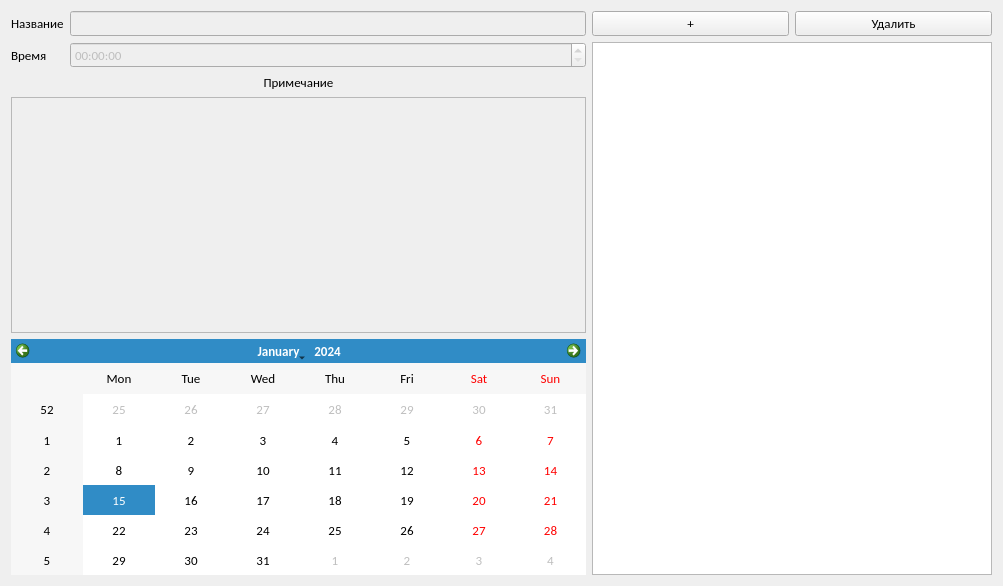
<?xml version="1.0" encoding="UTF-8"?>
<ui version="4.0">
 <class>Form</class>
 <widget class="QWidget" name="Form">
  <property name="geometry">
   <rect>
    <x>0</x>
    <y>0</y>
    <width>1003</width>
    <height>586</height>
   </rect>
  </property>
  <property name="windowTitle">
   <string>Form</string>
  </property>
  <layout class="QGridLayout" name="gridLayout">
   <item row="0" column="0">
    <widget class="QLabel" name="name_label">
     <property name="font">
      <font>
       <family>Calibri</family>
       <pointsize>10</pointsize>
      </font>
     </property>
     <property name="text">
      <string>Название</string>
     </property>
    </widget>
   </item>
   <item row="0" column="1">
    <widget class="QLineEdit" name="name_line">
     <property name="enabled">
      <bool>false</bool>
     </property>
     <property name="font">
      <font>
       <family>Calibri</family>
       <pointsize>10</pointsize>
      </font>
     </property>
    </widget>
   </item>
   <item row="0" column="2">
    <widget class="QPushButton" name="add_btn">
     <property name="font">
      <font>
       <family>Calibri</family>
       <pointsize>10</pointsize>
      </font>
     </property>
     <property name="cursor">
      <cursorShape>PointingHandCursor</cursorShape>
     </property>
     <property name="text">
      <string>+</string>
     </property>
    </widget>
   </item>
   <item row="0" column="3">
    <widget class="QPushButton" name="del_btn">
     <property name="font">
      <font>
       <family>Calibri</family>
       <pointsize>10</pointsize>
      </font>
     </property>
     <property name="cursor">
      <cursorShape>PointingHandCursor</cursorShape>
     </property>
     <property name="text">
      <string>Удалить</string>
     </property>
    </widget>
   </item>
   <item row="1" column="0">
    <widget class="QLabel" name="time_label">
     <property name="font">
      <font>
       <family>Calibri</family>
       <pointsize>10</pointsize>
      </font>
     </property>
     <property name="text">
      <string>Время</string>
     </property>
    </widget>
   </item>
   <item row="1" column="1">
    <widget class="QTimeEdit" name="time_line">
     <property name="enabled">
      <bool>false</bool>
     </property>
     <property name="font">
      <font>
       <family>Calibri</family>
       <pointsize>10</pointsize>
      </font>
     </property>
    </widget>
   </item>
   <item row="2" column="0" colspan="2">
    <widget class="QLabel" name="note_label">
     <property name="font">
      <font>
       <family>Calibri</family>
       <pointsize>10</pointsize>
      </font>
     </property>
     <property name="text">
      <string>Примечание</string>
     </property>
     <property name="scaledContents">
      <bool>false</bool>
     </property>
     <property name="alignment">
      <set>Qt::AlignCenter</set>
     </property>
    </widget>
   </item>
   <item row="3" column="0" colspan="2">
    <widget class="QPlainTextEdit" name="note_edit">
     <property name="enabled">
      <bool>false</bool>
     </property>
     <property name="font">
      <font>
       <family>Calibri</family>
       <pointsize>10</pointsize>
      </font>
     </property>
     <property name="cursor" stdset="0">
      <cursorShape>IBeamCursor</cursorShape>
     </property>
    </widget>
   </item>
   <item row="4" column="0" colspan="2">
    <widget class="QCalendarWidget" name="calendar">
     <property name="enabled">
      <bool>true</bool>
     </property>
     <property name="font">
      <font>
       <family>Calibri</family>
       <pointsize>10</pointsize>
      </font>
     </property>
    </widget>
   </item>
   <item row="1" column="2" rowspan="4" colspan="2">
    <widget class="QListWidget" name="event_list">
     <property name="minimumSize">
      <size>
       <width>400</width>
       <height>0</height>
      </size>
     </property>
     <property name="font">
      <font>
       <family>Calibri</family>
       <pointsize>10</pointsize>
      </font>
     </property>
    </widget>
   </item>
  </layout>
 </widget>
 <resources/>
 <connections/>
</ui>
